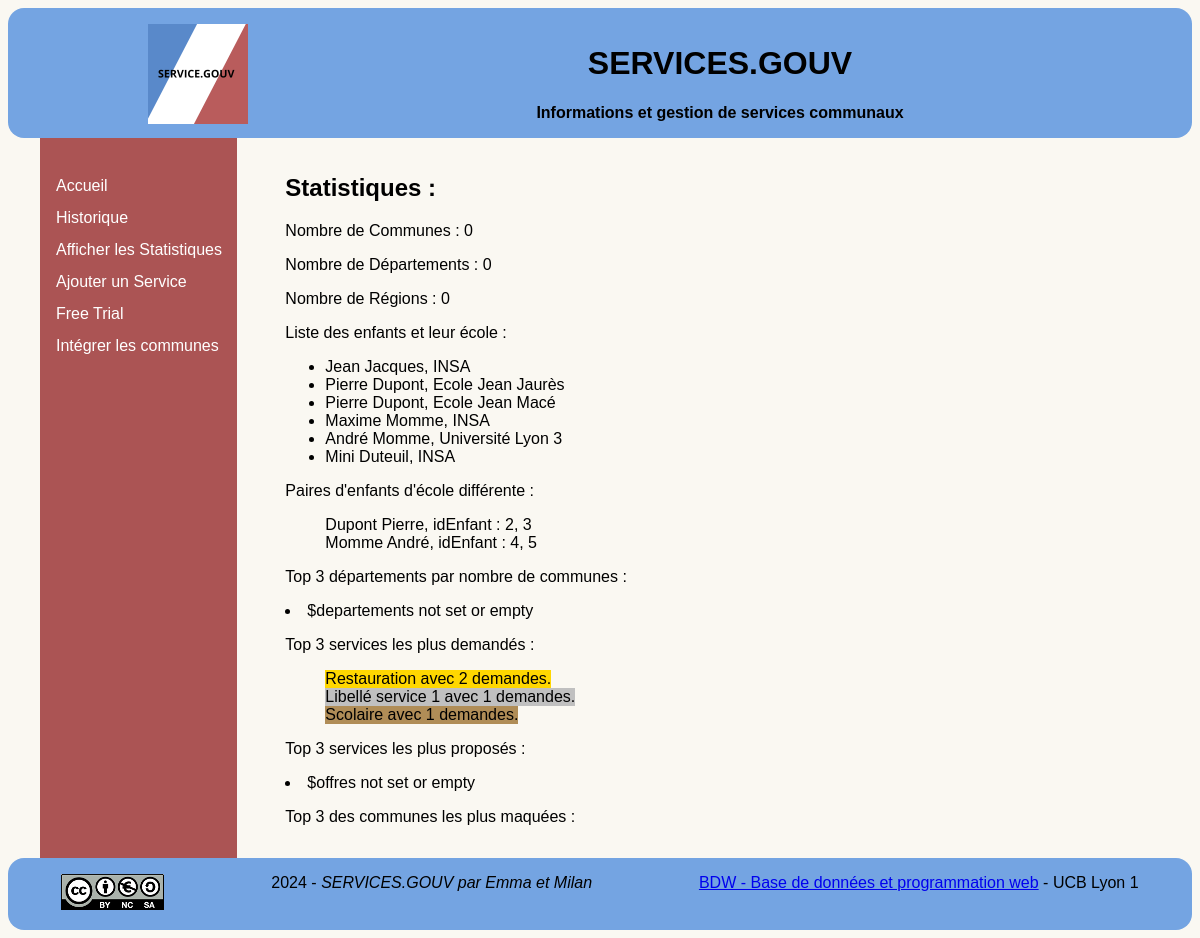
Page /index.php?page=stats on the committed database.
### tables this page shows
CREATE TABLE Enfant(
   idEnfant INT NOT NULL AUTO_INCREMENT,
   nomEnf VARCHAR(50),
   prénomEnf VARCHAR(50),
   idCantine INT NOT NULL,
   idClasse INT NOT NULL,
   PRIMARY KEY(idEnfant),
   FOREIGN KEY(idCantine) REFERENCES Cantine(idCantine),
   FOREIGN KEY(idClasse) REFERENCES Classe(idClasse)
);

### inc/includes.php (called while the page is built, shortened)
<?php
$nomSite = "SERVICES.GOUV";
$baseline = "Informations et gestion de services communaux";
$styleCSS = "css/style.css";
?>

### modele/modele.php (called while the page is built, shortened)
<?php
function countInstances($connexion, $nomTable) {
	$requete = "SELECT COUNT(*) AS nb FROM $nomTable";
	$res = mysqli_query($connexion, $requete);
	if($res != FALSE) {
		$row = mysqli_fetch_assoc($res);
		return $row['nb'];
	}
	return -1;
}
function getEnfantEcole($connexion) {
	$requete = "SELECT e.nomEnf, e.prénomEnf, l.nomL AS NomEcole FROM Enfant e NATURAL JOIN Classe c NATURAL JOIN Ecole a INNER JOIN Lieu l ON a.idLieu=l.idLieu";
	$res = mysqli_query($connexion, $requete);
	$enfant = mysqli_fetch_all($res, MYSQLI_ASSOC);
	return $enfant;
}
function getPairEnfant($connexion) {
	$requete = "SELECT DISTINCT e1.nomEnf , e1.prénomEnf, e1.idEnfant AS id1, e2.nomEnf AS Nom, e2.prénomEnf AS Prenom, e2.idEnfant AS id2 FROM Enfant e1 INNER JOIN Enfant e2 ON e1.nomEnf = e2.nomEnf INNER JOIN Classe c1 on e1.idClasse = c1.idClasse INNER JOIN Classe c2 on e2.idClasse = c2.idClasse WHERE NOT c1.idEcole = c2.idEcole AND e1.idEnfant < e2.idEnfant";
	$res = mysqli_query($connexion, $requete);
	$pair = mysqli_fetch_all($res, MYSQLI_ASSOC);
	return $pair;
}
function getTopTroisDemandeService($connexion) {
	$requete = "SELECT S.libellé AS libellé, COUNT(D.idDmd) AS nbDemande FROM Service S JOIN Demande D ON S.idService = D.idService GROUP BY S.libellé ORDER BY nbDemande DESC LIMIT 3";
	$res = mysqli_query($connexion, $requete);
	$demande = mysqli_fetch_all($res, MYSQLI_ASSOC);
	return $demande;
}
?>

### controleurs/controleurStats.php (called while the page is built, shortened)
<?php
$nbCommune = countInstances($connexion, "Commune");
	$msgCommune = "Nombre de Communes : $nbCommune";
?>
<?php
$nbDep = countInstances($connexion, "Département");
	$msgDep = "Nombre de Départements : $nbDep";
?>
<?php
$nbReg = countInstances($connexion, "Région");
	$msgReg = "Nombre de Régions : $nbReg";
?>
<?php
$enfants = getEnfantEcole($connexion);
?>
<?php
$pairs = getPairEnfant($connexion);
?>
<?php
$demandes = getTopTroisDemandeService($connexion);
?>

### vues/vueStats.php (the view, shortened to what this page needs)
<h2>Statistiques :</h2>
<?php if(isset($msgCommune)) { ?>
    <p><?= $msgCommune ?></p>
<?php } ?>
<?php if(isset($msgDep)) { ?>
    <p><?= $msgDep ?></p>
<?php } ?>
<?php if(isset($msgReg)) { ?>
    <p><?= $msgReg ?></p>
<?php } ?>
<p>Liste des enfants et leur école : </p>
<?php if(!empty($enfants) && isset($enfants)) { ?>
    <ul>
        <?php foreach($enfants as $enfant) { ?>
            <li><?= $enfant['prénomEnf'] ?> <?= $enfant['nomEnf'] ?>, <?= $enfant['NomEcole'] ?></li>
        <?php } ?>
    </ul>
<?php } else { ?> <li> $enfants not set or empty </li> <?php } ?>
<p>Paires d'enfants d'école différente : </p>
<?php if(!empty($pairs) && isset($enfants)) { ?>
    <ul class='pair'>
        <?php foreach($pairs as $pair) { ?>
            <li><?= $pair['Nom'] ?> <?= $pair['Prenom'] ?>, idEnfant : <?= $pair['id1'] ?>, <?= $pair['id2'] ?></li>
        <?php } ?>
    </ul>
<?php } else { ?> <li> $pairs not set or empty </li> <?php } ?>
<p>Top 3 départements par nombre de communes : </p>
<?php if(!empty($departements) && isset($departements)) { ?>
    <ul class='top3'>
        <?php foreach($departements as $departement) { ?>
            <li><?= $departement['nomDep'] ?> avec <?= $departement['nbCommunes'] ?> communes.</li>
        <?php } ?>
    </ul>
<?php } else { ?> <li> $departements not set or empty</li> <?php } ?>
<p>Top 3 services les plus demandés : </p>
<?php if(!empty($demandes) && isset($demandes)) { ?>
    <ul class='top3'>
        <?php foreach($demandes as $demande) { ?>
            <li><?= $demande['libellé'] ?> avec <?= $demande['nbDemande'] ?> demandes.</li>
        <?php } ?>
    </ul>
<?php } else { ?> <li> $demandes not set or empty</li> <?php } ?>
<p>Top 3 services les plus proposés : </p>
<?php if(!empty($offres) && isset($offres)) { ?>
    <ul class='top3'>
        <?php foreach($offres as $offre) { ?>
            <li><?= $offre['libellé'] ?> avec <?= $offre['nbOffre'] ?> offres.</li>
        <?php } ?>
    </ul>
<?php } else { ?> <li> $offres not set or empty</li> <?php } ?>
<p>Top 3 des communes les plus maquées : </p>

### index.php (shortened to what this page needs)
<?php
require('inc/routes.php');
require('inc/includes.php');
require_once('modele/modele.php');
?>
<!DOCTYPE html>
<html>
<head>
    <link href="<?= $styleCSS ?>" rel="stylesheet" media="all" type="text/css">
</head>
<body>
    <?php include($pathHeader); ?>
    <div id="divCentral">
		<?php include($pathMenu); ?>
		<main>
		<?php
		$controleur = $controleurAccueil;
		$vue = $vueAccueil;
		if(isset($_GET['page'])) {
			$nomPage = $_GET['page'];
			if(isset($routes[$nomPage])) {
				$controleur = $routes[$nomPage]['controleur'];
				$vue = $routes[$nomPage]['vue'];
			}
		}
		include('controleurs/' . $controleur . '.php');
		include('vues/' . $vue . '.php');
		?>
		</main>
	</div>
    <?php include($pathFooter); ?>
</body>
</html>

### static/header.php
<header>
	<div style="float:left;">
		<a href="index.php">
			<img class="logo" src="img/logo_nom.png">
		</a>
	</div>
	<h1><?= $nomSite ?></h1>
	<strong class="larger"><?= $baseline ?></strong>
</header>

### static/menu.php
<nav class="menu">
	<ul>
		<a href="index.php">Accueil</a>
        <br/>
        <a href="index.php?page=historique">Historique</a>
		<br/>
		<a href="index.php?page=stats">Afficher les Statistiques</a>
        <br/>
        <a href="index.php?page=ajoutservice">Ajouter un Service</a>
        <br/>
        <a href="index.php?page=freetrial">Free Trial</a>
        <br/>
        <a href="index.php?page=integration">Intégrer les communes</a>
        <br/>
	</ul>
</nav>

### static/footer.php
<footer>
	<a href="https://creativecommons.org/licenses/" target="_blank"><img src="img/by-nc-sa-eu.png" alt="Licence CC BY-NC-SA"/></a>
	<span><?php print date("Y"); ?> - <em><?= $nomSite ?> par Emma et Milan </em></span>
	<span><a href="https://perso.liris.cnrs.fr/fabien.duchateau/bdw" target="_blank" alt="Page BDW1">BDW - Base de données et programmation web</a> - UCB Lyon 1</span>
</footer>

### css/style.css (style rules this page uses)
body { background-color: #faf8f2; font-family: "Trebuchet MS", sans-serif; flex: 1; }
header, nav, main, footer { padding: 1em 0; }
header { background-color: #74a4e2; text-align: center; border-radius: 1em; }
#divCentral { display: flex; justify-content: space-between; align-items: stretch; margin: auto; box-sizing: border-box; height: 100%; }
nav { flex : 2; background-color: #ab5454; padding-left: 0.5em; padding-right: 0.5em; margin-left: 2em; line-height: 2em; min-height: 75vh; }
nav > ul { padding-left: 0.5em; }
.menu a { color: white; text-decoration: none; font-size: 16px; font-style: bold; }
main { flex : 10; background-color: #faf8f2; padding-left: 3em; }
footer { display: flex; justify-content: space-around; background-color: #74a4e2; border-radius: 1em; }
.pair li { display: block; width: 1em; inline-size: max-content; }
.top3 li { display: block; width: 1em; inline-size: max-content; }
.top3 li:nth-of-type(1) { background: gold; }
.top3 li:nth-of-type(2) { background: silver; }
.top3 li:nth-of-type(3) { background: #b08d57 ; }
.logo { margin-left: 140px; max-width: 500px; max-height: 500px; }

### rows in the picture
enfant: enfant.nomEnf "Dupont", enfant.prénomEnf "Pierre", idEnfant "2", enfant.idEnfant "3"
enfant: enfant.nomEnf "Momme", enfant.prénomEnf "André", idEnfant "4", enfant.idEnfant "5"

### other values in the picture
$nomSite "SERVICES.GOUV"
$baseline "Informations et gestion de services communaux"
$msgCommune "Nombre de Communes : 0"
$msgDep "Nombre de Départements : 0"
$msgReg "Nombre de Régions : 0"
$enfant['prénomEnf'] "Jean"
$enfant['nomEnf'] "Jacques"
$enfant['NomEcole'] "INSA"
$enfant['prénomEnf'] "Pierre"
$enfant['nomEnf'] "Dupont"
$enfant['NomEcole'] "Ecole Jean Jaurès"
$enfant['NomEcole'] "Ecole Jean Macé"
$enfant['prénomEnf'] "Maxime"
$enfant['nomEnf'] "Momme"
$enfant['prénomEnf'] "André"
